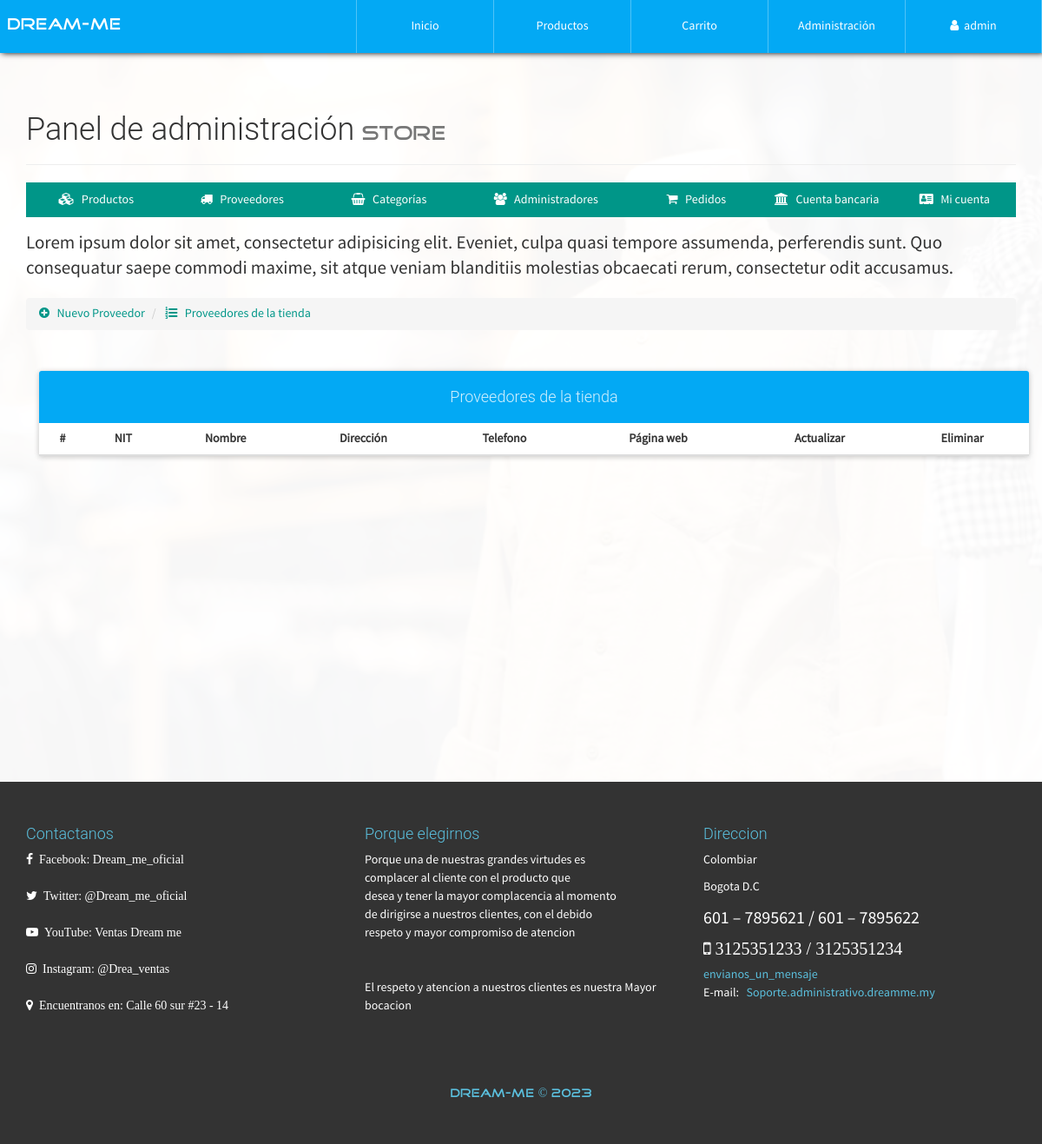
The app's page /configAdmin.php?view=providerlist (signed in), older data.
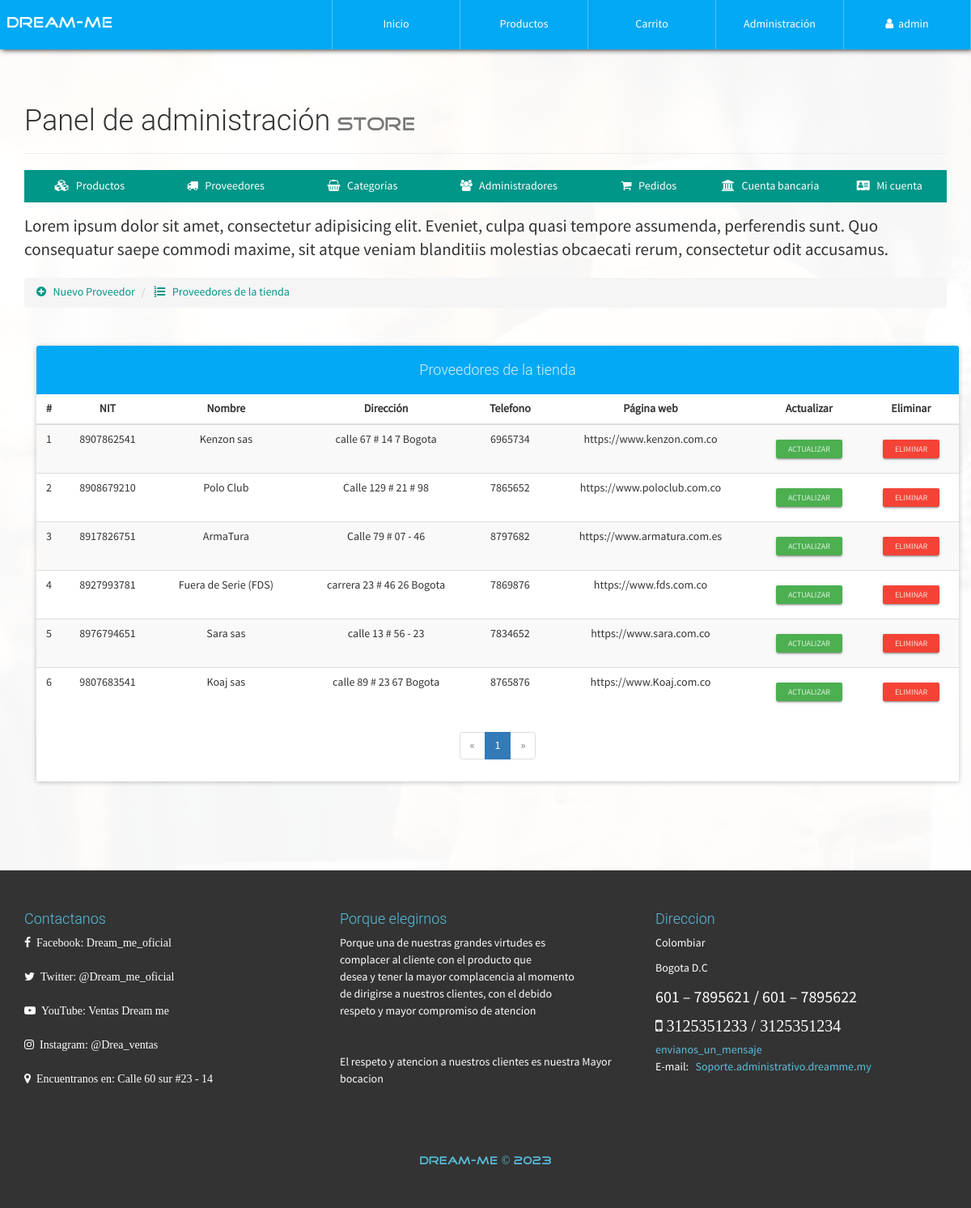
The same page, newer data.
### tables this page shows
CREATE TABLE `proveedor` (
  `NITProveedor` varchar(30) NOT NULL,
  `NombreProveedor` varchar(30) NOT NULL,
  `Direccion` varchar(200) NOT NULL,
  `Telefono` varchar(20) NOT NULL,
  `PaginaWeb` varchar(30) NOT NULL
);

### admin/providerlist-view.php (the view, shortened to what this page needs)
<p class="lead">
    Lorem ipsum dolor sit amet, consectetur adipisicing elit. Eveniet, culpa quasi tempore assumenda, perferendis sunt. Quo consequatur saepe commodi maxime, sit atque veniam blanditiis molestias obcaecati rerum, consectetur odit accusamus.
</p>
<ul class="breadcrumb" style="margin-bottom: 5px;">
    <li>
        <a href="configAdmin.php?view=provider">
            <i class="fa fa-plus-circle" aria-hidden="true"></i> &nbsp; Nuevo Proveedor
        </a>
    </li>
    <li>
        <a href="configAdmin.php?view=providerlist"><i class="fa fa-list-ol" aria-hidden="true"></i> &nbsp; Proveedores de la tienda</a>
    </li>
</ul>
<div class="container">
	<div class="row">
		<div class="col-xs-12">
            <br><br>
            <div class="panel panel-info">
                <div class="panel-heading text-center"><h4>Proveedores de la tienda</h4></div>
              	<div class="table-responsive">
                  <table class="table table-striped table-hover">
                      	<thead>
                          	<tr>
								<th class="text-center">#</th>
                              	<th class="text-center">NIT</th>
                              	<th class="text-center">Nombre</th>
                              	<th class="text-center">Dirección</th>
                              	<th class="text-center">Telefono</th>
                              	<th class="text-center">Página web</th>
                              	<th class="text-center">Actualizar</th>
                              	<th class="text-center">Eliminar</th>
                          	</tr>
                      	</thead>
                      	<tbody>
                          	<?php
								$mysqli = mysqli_connect(SERVER, USER, PASS, BD);
								mysqli_set_charset($mysqli, "utf8");
								$pagina = isset($_GET['pag']) ? (int)$_GET['pag'] : 1;
								$regpagina = 30;
								$inicio = ($pagina > 1) ? (($pagina * $regpagina) - $regpagina) : 0;
								$proveedores=mysqli_query($mysqli,"SELECT SQL_CALC_FOUND_ROWS * FROM proveedor LIMIT $inicio, $regpagina");
								$totalregistros = mysqli_query($mysqli,"SELECT FOUND_ROWS()");
								$totalregistros = mysqli_fetch_array($totalregistros, MYSQLI_ASSOC);
								$numeropaginas = ceil($totalregistros["FOUND_ROWS()"]/$regpagina);
								$cr=$inicio+1;
                                while($prov=mysqli_fetch_array($proveedores, MYSQLI_ASSOC)){
                            ?>
							<tr>
								<td class="text-center"><?php echo $cr; ?></td>
								<td class="text-center"><?php echo $prov['NITProveedor']; ?></td>
								<td class="text-center"><?php echo $prov['NombreProveedor']; ?></td>
								<td class="text-center"><?php echo $prov['Direccion']; ?></td>
								<td class="text-center"><?php echo $prov['Telefono']; ?></td>
								<td class="text-center"><?php echo $prov['PaginaWeb']; ?></td>
								<td class="text-center">
	                        		<a href="configAdmin.php?view=providerinfo&code=<?php echo $prov['NITProveedor']; ?>" class="btn btn-raised btn-xs btn-success">Actualizar</a>
	                        	</td>
	                        	<td class="text-center">
	                        		<form action="process/delprove.php" method="POST" class="FormCatElec" data-form="delete">
	                        			<button type="submit" class="btn btn-raised btn-xs btn-danger">Eliminar</button>
	                        		</form>
	                        	</td>
                            <?php
                            	$cr++;
                                }
                            ?>
                      	</tbody>
                  </table>
              	</div>
                <?php if($numeropaginas>=1): ?>
              	<div class="text-center">
                  <ul class="pagination">
                    <?php if($pagina == 1): ?>
                        <li class="disabled">
                            <a>
                                <span aria-hidden="true">&laquo;</span>
                            </a>
                        </li>
                    <?php endif; ?>
                    <?php
                        for($i=1; $i <= $numeropaginas; $i++ ){
                            if($pagina == $i){
                                echo '<li class="active"><a href="configAdmin.php?view=providerlist&pag='.$i.'">'.$i.'</a></li>';
                            }else{
                                echo '<li><a href="configAdmin.php?view=providerlist&pag='.$i.'">'.$i.'</a></li>';
                            }
                        }
                    ?>
                    <?php if($pagina == $numeropaginas): ?>
                        <li class="disabled">
                            <a>
                                <span aria-hidden="true">&raquo;</span>
                            </a>
                        </li>
                    <?php endif; ?>
                  </ul>
                </div>
                <?php endif; ?>
            </div>
        </div>
	</div>
</div>

Row changes from the older to the newer data that the page shows:
added proveedor: NITProveedor "8907862541", NombreProveedor "Kenzon sas", Direccion "calle 67 # 14 7 Bogota", Telefono "6965734", PaginaWeb "https://www.kenzon.com.co"
added proveedor: NITProveedor "8908679210", NombreProveedor "Polo Club", Direccion "Calle 129 # 21 # 98", Telefono "7865652", PaginaWeb "https://www.poloclub.com.co"
added proveedor: NITProveedor "8917826751", NombreProveedor "ArmaTura", Direccion "Calle 79 # 07 - 46", Telefono "8797682", PaginaWeb "https://www.armatura.com.es"
added proveedor: NITProveedor "8927993781", NombreProveedor "Fuera de Serie (FDS)", Direccion "carrera 23 # 46 26 Bogota", Telefono "7869876", PaginaWeb "https://www.fds.com.co"
added proveedor: NITProveedor "8976794651", NombreProveedor "Sara sas", Direccion "calle 13 # 56 - 23", Telefono "7834652", PaginaWeb "https://www.sara.com.co"
added proveedor: NITProveedor "9807683541", NombreProveedor "Koaj sas", Direccion "calle 89 # 23 67 Bogota", Telefono "8765876", PaginaWeb "https://www.Koaj.com.co"
Text that changed along with them:
new list line: "1"
